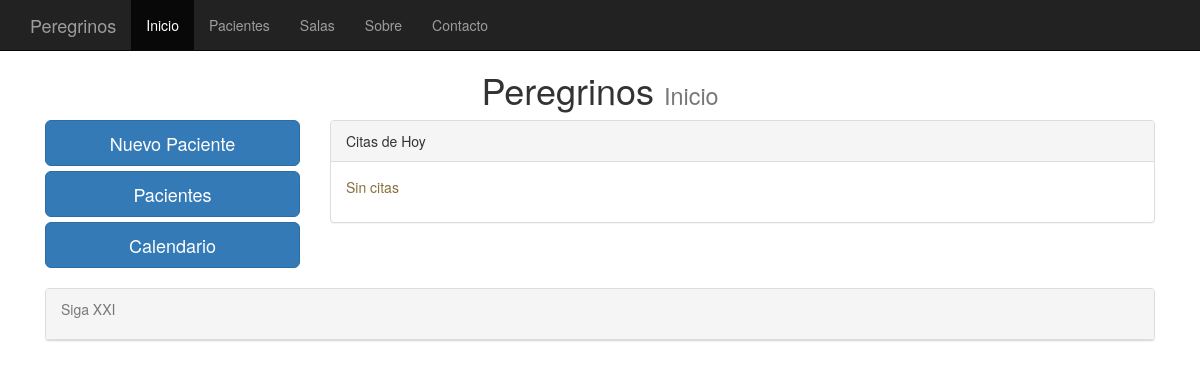
Before: /index/ with the older database file.
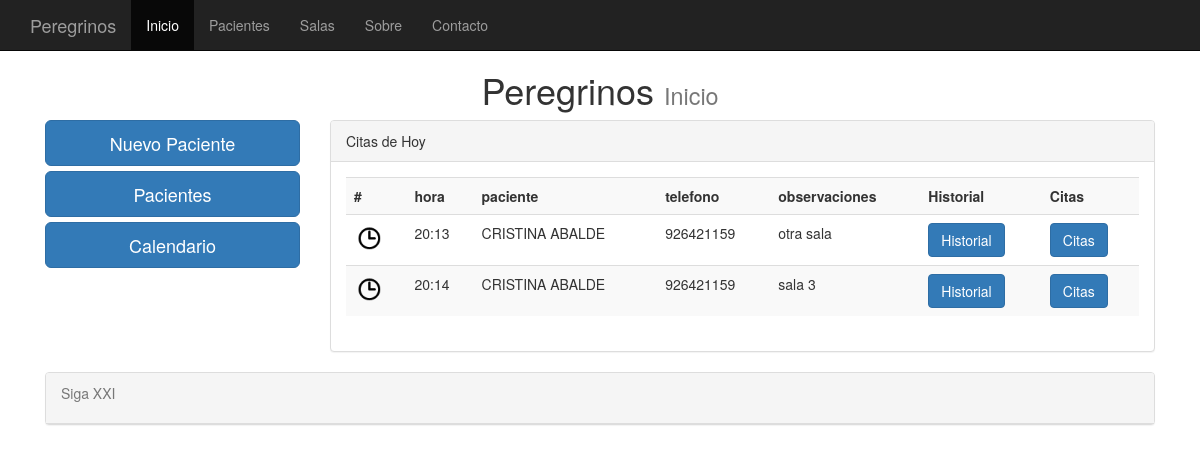
After: the same page with the newer database file.
### clinica/models.py (models this page shows, shortened)
class citas(models.Model):
    fecha = models.DateTimeField(default=datetime.now, blank=True)
    cliente = models.ForeignKey(clientes, default=None, null=True, blank=True)
    observaciones = models.TextField()
    sala = models.ForeignKey(salas, default=None, null=True, blank=True)

class clientes(models.Model):
    nombre = models.CharField(max_length=75)
    apellidos = models.CharField(max_length=75)
    telefono =  models.PositiveIntegerField(null=True, blank=True)
    telefono2 = models.PositiveIntegerField(null=True, blank=True)
    antiguedad = models.DateTimeField(default=datetime.now, blank=True)
    fotografia = models.ImageField(upload_to='imagenes', blank=True)
    def __unicode__(self):
    	return self.nombre

### clinica/views.py (the view)
# urls.py: url(r'^index/', 'clinica.views.index', name = 'index'),
def index(request):
	mytime = datetime.strptime('2359','%H%M').time()
	final_dia = datetime.combine(datetime.today(), mytime)
	las_citas = citas.objects.filter(fecha__gte = datetime.now(), fecha__lte = final_dia).order_by('fecha')
	context = {'las_citas': las_citas }
	return render(request, 'clinica/index.html', context)

### templates/clinica/index.html (shortened to what this page needs)
{% extends "base.html" %}
{%   load   staticfiles   %}
{% block titulo %} Inicio {% endblock %}
{% block content %}
<row>
	<div class="col-md-3">
		<a href="/paciente/agregar" class="btn btn-primary btn-lg btn-block">Nuevo Paciente</a>
		<a href="/pacientes" class="btn btn-primary btn-lg btn-block">Pacientes</a>
		<a href="/calendario" class="btn btn-primary btn-lg btn-block">Calendario</a>
		<br />
    </div>
    <div class="col-md-9" >
	    <div class="panel panel-default">
 		 	<div class="panel-heading">Citas de Hoy</div>
         <div class="panel-body">
         	{% if las_citas %}
					  <div class="table-responsive">
         		<table class="table table-striped">
                  <th>#</th>
                  <th>hora</th>
                  <th>paciente</th>
                  <th>telefono</th>
                  <th>observaciones</th>
                  <th>Historial</th>
                  <th>Citas</th>
                  {% for citas in las_citas %}
                  	<tr>
                  		<td><img src="/media/imagenes/clock.png" width="30" height="30"></td>
								<td>{{ citas.fecha | date:"H:i" }}</td>
								<td>{{ citas.cliente | capfirst }} {{ citas.cliente.apellidos | capfirst}}</td>
								<td>{{ citas.cliente.telefono }}</td>
								<td>{{ citas.observaciones }}</td>
                        <td><a href="#" class="btn btn-primary">Historial</a>
                    		<td><a href="#" class="btn btn-primary">Citas</a>
                     </tr>
                  {% endfor %}
            </table>
					</div>
				{% else %}
					<p class="text-warning">Sin citas</p>
				{% endif %}
         </div>
         </div>
       </div>
    </div>
{% endblock %}

Changed rows visible on the page:
added citas: fecha "20:13", cliente "CRISTINA", cliente.apellidos "ABALDE", cliente.telefono "926421159", observaciones "otra sala"
added citas: fecha "20:14", cliente "CRISTINA", cliente.apellidos "ABALDE", cliente.telefono "926421159", observaciones "sala 3"
Other visible differences:
text no longer shown: "Sin citas"
text now shown: "# hora paciente telefono observaciones Historial Citas"
